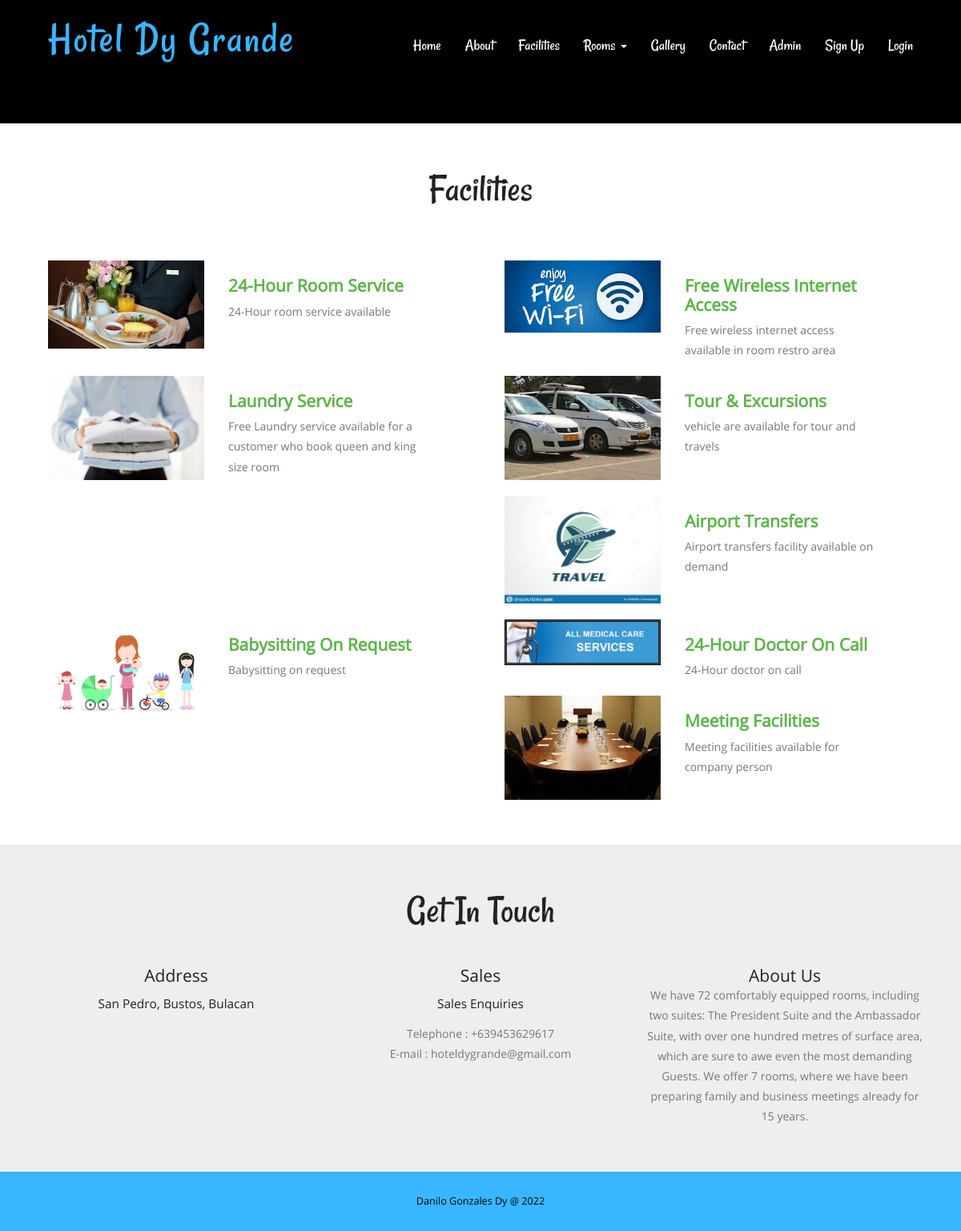
/services.php, run on the app's committed database.
### tables this page shows
CREATE TABLE `tblfacility` (
  `ID` int(10) NOT NULL,
  `FacilityTitle` varchar(200) DEFAULT NULL,
  `Description` mediumtext DEFAULT NULL,
  `Image` varchar(200) DEFAULT NULL,
  `CreationDate` timestamp NULL DEFAULT current_timestamp()
);

CREATE TABLE `tblpage` (
  `ID` int(10) NOT NULL,
  `PageType` varchar(120) DEFAULT NULL,
  `PageTitle` varchar(200) DEFAULT NULL,
  `PageDescription` mediumtext DEFAULT NULL,
  `Email` varchar(120) DEFAULT NULL,
  `MobileNumber` bigint(10) DEFAULT NULL,
  `UpdationDate` timestamp NULL DEFAULT NULL ON UPDATE current_timestamp()
);

### services.php (the view, shortened to what this page needs)
<?php
include('includes/dbconnection.php');
?>
<!DOCTYPE HTML>
<html>
<head>
<link href="css/bootstrap.css" rel="stylesheet" type="text/css" media="all">
<link href="css/style.css" rel="stylesheet" type="text/css" media="all" />
</head>
<body>
			<div class="header head-top">
				<div class="container">
	<?php include_once('includes/header.php');?>
		</div>
</div>
		<div class="content">
			<div class="services">
	<div class="container">
		<div class="services-main">
				<h2>Facilities</h2>
			<div class="services1">
				<?php
$sql="SELECT * from tblfacility";
$query = $dbh -> prepare($sql);
$query->execute();
$results=$query->fetchAll(PDO::FETCH_OBJ);
$cnt=1;
if($query->rowCount() > 0)
{
foreach($results as $row)
{               ?>
				<div class="col-md-6 services-grid">
					<br />
					<div class="col-md-5 serv-img">
						<img src="admin/images/<?php echo $row->Image;?>" height="300" width="300" alt="" class="img-responsive">
					</div><br />
					<div class="col-md-6 serv-text">
						<h4><?php  echo htmlentities($row->FacilityTitle);?> </h4>
						<p><?php  echo htmlentities($row->Description);?> </p>
					</div>
				  <div class="clearfix"> </div>
				</div><?php $cnt=$cnt+1;}} ?>
			</div>
		</div>
	</div>
</div>
			<?php include_once('includes/getintouch.php');?>
			</div>
				<?php include_once('includes/footer.php');?>
</body>
</html>

### includes/getintouch.php
<div class="touch-section">
					<div class="container">
						<h3>get in touch</h3>
						<div class="touch-grids">
							<?php
$sql="SELECT * from tblpage where PageType='contactus'";
$query = $dbh -> prepare($sql);
$query->execute();
$results=$query->fetchAll(PDO::FETCH_OBJ);
$cnt=1;
if($query->rowCount() > 0)
{
foreach($results as $row)
{               ?>
							<div class="col-md-4 touch-grid">
								<h4>address</h4>
								<h5><?php  echo htmlentities($row->PageDescription);?></h5>
							</div>
							<div class="col-md-4 touch-grid">
								<h4>Sales</h4>
								<h5>Sales Enquiries</h5>
								<p>Telephone : +<?php  echo htmlentities($row->MobileNumber);?></p>
							<p>E-mail : <?php  echo htmlentities($row->Email);?></p>
							</div><?php $cnt=$cnt+1;}} ?>
							<div class="col-md-4 touch-grid">
								<?php
$sql="SELECT * from tblpage where PageType='aboutus'";
$query = $dbh -> prepare($sql);
$query->execute();
$results=$query->fetchAll(PDO::FETCH_OBJ);
$cnt=1;
if($query->rowCount() > 0)
{
foreach($results as $row)
{               ?>
							<h4><?php  echo htmlentities($row->PageTitle);?></h4>
								<p><?php  echo htmlentities($row->PageDescription);?></p>
							</div><?php $cnt=$cnt+1;}} ?>
							<div class="clearfix"></div>
						</div>
					</div>
					</div>

### css/style.css (style rules this page uses)
h1,h2,h3,h4,h5,h6 { padding:0 0; margin:0 0; }
p { padding:0 0; margin:0 0; }
body { padding:0 0; margin:0 0; font-family: 'OpenSans-Regular' }
.header { background:url(../images/banner1.jpg) no-repeat 0px 0px; background-size:cover; -webkit-background-size: cover; -moz-background-size: cover; -o-background-size: cover; -ms-background-size: cover; min-height:764px; padding-bottom: 4em; }
.touch-section { padding: 4em 0; text-align: center; background-color: #eee; }
.touch-grids { margin-top: 3em; }
.touch-grid h4 { font-size: 1.5em; color: #222; text-transform: capitalize; }
.touch-section h3 { font-size: 3.5em; text-transform: capitalize; font-family: 'Rancho-Regular'; color: #222; }
.touch-grid h5 { font-size: 1.1em; padding: 1em 0; color: #222; }
.touch-grid p { font-size: 1em; line-height: 1.8em; color: #777; }
.head-top { min-height: 115px !important; }
.services { padding: 4em 0em; }
.services-main h2 { font-size: 3.5em; text-transform: capitalize; font-family: 'Rancho-Regular'; color: #222; text-align:center; }
.services1 { margin: 3em 0; }
.serv-text h4 { color: #5ab645; text-transform: capitalize; font-weight: 600; font-size:1.5em; }
.serv-text p { font-size: 1em; color: #777; line-height: 1.8em; padding: .5em 0 0; }
@media (max-width:1440px) { .header { min-height: 679px; } }
@media (max-width:1366px) { .header { min-height: 652px; } }
@media (max-width:1280px) { .header { min-height: 602px; } }

### data on the page
tblfacility: Image (picture), FacilityTitle "24-Hour Room Service", Description "24-Hour room service available"
tblfacility: Image (picture), FacilityTitle "Free Wireless Internet Access", Description "Free wireless internet access available in room restro area"
tblfacility: Image (picture), FacilityTitle "Laundry Service", Description "Free Laundry service available for a customer who book queen and king size room"
tblfacility: Image (picture), FacilityTitle "Tour & Excursions", Description "vehicle are available for tour and travels"
tblfacility: Image (picture), FacilityTitle "Airport Transfers", Description "Airport transfers facility available on demand"
tblfacility: Image (picture), FacilityTitle "Babysitting On Request", Description "Babysitting on request"
tblfacility: Image (picture), FacilityTitle "24-Hour Doctor On Call", Description "24-Hour doctor on call"
tblfacility: Image (picture), FacilityTitle "Meeting Facilities", Description "Meeting facilities available for company person"
tblpage: PageDescription "San Pedro, Bustos, Bulacan", MobileNumber "639453629617", Email "hoteldygrande@gmail.com"
tblpage: PageTitle "About Us", PageDescription "We have 72 comfortably equipped rooms, including two suites: The President Suite and the Ambassador Suite, with over one hundred metres of surface area, which are sure to awe even the most demanding Guests. We offer 7 rooms, where we have been preparing family and business meetings already for 15 years."
